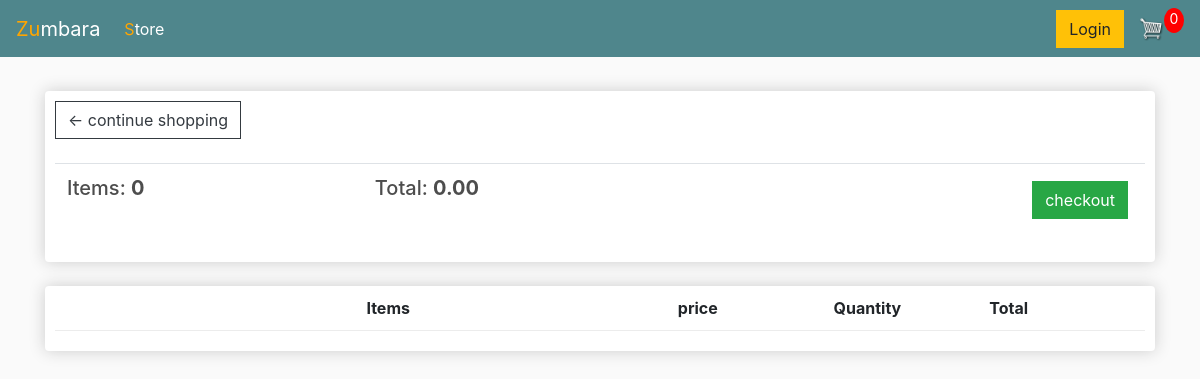
/cart/ (signed in), run on an earlier commit of the app's database.
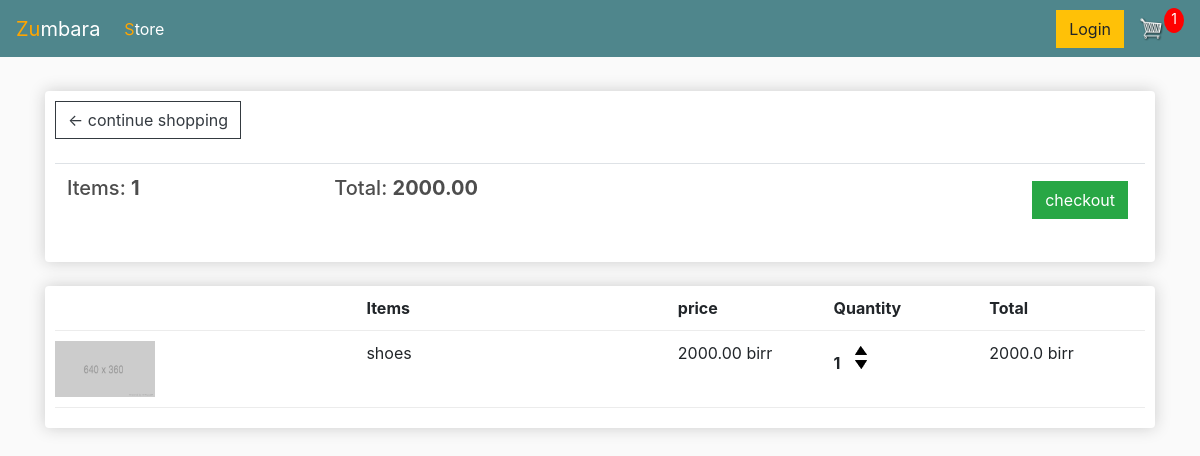
And on a later commit of the database.
### store/models.py (models this page shows, shortened)
class Order(models.Model):
    customer = models.ForeignKey(Customer, on_delete=models.SET_NULL, blank=True, null=True)
    date_ordered = models.DateTimeField(auto_now_add=True)
    complete = models.BooleanField(default=False, null=True, blank=True)
    transaction_id = models.CharField(max_length=100, null=True)
    @property
    def get_cart_total(self):
        orderitems = self.orderitem_set.all()
        total = sum([item.get_total for item in orderitems])
        return total
    @property
    def get_cart_items(self):
        orderitems = self.orderitem_set.all()
        total = sum([item.quantity for item in orderitems])
        return total

class OrderItem(models.Model):
    product = models.ForeignKey(Product, on_delete=models.SET_NULL, blank=True, null=True)
    order = models.ForeignKey(Order, on_delete=models.SET_NULL, null=True, blank=True)
    quantity = models.IntegerField(default=0 , null=True, blank=True)
    date_added = models.DateTimeField(auto_now_add=True)
    @property
    def get_total(self):
        total=self.product.price * self.quantity
        return total

class Product(models.Model):
    name = models.CharField(max_length=100)
    price = models.FloatField()
    digital = models.BooleanField(default=False, null=True, blank=True)

### store/views.py (the view)
# urls.py: path('cart/', views.cart, name="cart"),
def cart(request):
    if request.user.is_authenticated:
        customer = request.user.customer
        order,create = Order.objects.get_or_create(customer=customer, complete=False)
        items = order.orderitem_set.all()
        cartItems = order.get_cart_items
    else:
        items = []
        order = {'get_cart_items': 0, 'get_cart_total': 0, 'shipping':False}
        cartItems =order['get_cart_items']
    context = {'items':items, 'order': order, 'cartItems':cartItems}
    return render(request, 'store/cart.html', context)

### store/templates/store/cart.html (shortened to what this page needs)
{% extends 'store/main.html' %}
{% load static %}
    {% block content %}
    <div class="row">
        <div class="col-lg-12">
            <div class="box-element">
                <a class="btn btn-outline-dark" href="{% url 'store' %}">&#x2190; continue shopping</a>
                <br>
                <br>
                <table class="table">
                    <tr>
                        <th><h5>Items: <strong>{{order.get_cart_items}}</strong></h5></th>
                        <th><h5>Total: <strong>{{order.get_cart_total|floatformat:2}}</strong></h5></th>
                        <th>
                            <a style="float: right; margin: 5px;" class="btn btn-success" href="{% url 'checkout' %}">checkout</a>
                        </th>
                    </tr>
                </table>
            </div>
            <br>
            <div class="box-element">
                <div class="cart-row">
                    <div style="flex: 2;"></div>
                    <div style="flex: 2;"><strong>Items</strong></div>
                    <div style="flex: 1;"><strong>price</strong></div>
                    <div style="flex: 1;"><strong>Quantity</strong></div>
                    <div style="flex: 1;"><strong>Total</strong></div>
                </div>
                {% for item in items %}
                <div class="cart-row">
                    <div style="flex:2"><img class="row-image"  src="{% static 'images/placeholder.png' %}"></div>
                    <div style="flex:2"><p>{{item.product.name}}</p></div>
                    <div style="flex:1"><p>{{item.product.price|floatformat:2}} birr</p></div>
                    <div style="flex:1">
                        <p class="quantity">{{item.quantity}}</p>
                        <div class="quantity">
                            <img class="chg-quantity update-cart" data-product = "{{item.product.id}}" data-action="add"  src="{% static  'images/arrow-up.png' %}">
                            <img class="chg-quantity update-cart" data-product = "{{item.product.id}}" data-action="remove"  src="{% static  'images/arrow-down.png' %}">
                        </div>
                    </div>
                    <div style="flex:1"><p>{{item.get_total}} birr</p></div>
                </div>
                {% endfor %}
            </div>
        </div>
    </div>
    {% endblock content %}

### store/templates/store/main.html (shortened to what this page needs)
{% load static %}
<html>
<head>
	<link rel="stylesheet" href="https://stackpath.bootstrapcdn.com/bootstrap/4.4.1/css/bootstrap.min.css">
	<link rel="stylesheet" type="text/css" href="{% static 'css/main.css' %}">
</head>
<body>
	<nav class="navbar navbar-expand-lg navbar-dark bg-dark">
	  <a class="navbar-brand" href="{% url 'store' %}"><span>zu</span>mbara</a>
	  <div class="collapse navbar-collapse" id="navbarSupportedContent">
	    <ul class="navbar-nav mr-auto">
	      <li class="nav-item active">
	        <a class="nav-link" href="{% url 'store' %}"><span>s</span>tore</a>
	      </li>
	    </ul>
      <div class="form-inline my-2 my-lg-0">
        <a href="#"class="btn btn-warning">Login</a>
        <a href="{% url 'cart' %}">
         <img  id="cart-icon" src="{% static 'images/cart.png' %}">
       </a>
       <p id="cart-total">{{cartItems}}</p>
     </div>
	  </div>
	</nav>
     <div class="container">
            <br>
            {% block content %}
            {% endblock content %}
         </div>
</body>
</html>

### store/Static/css/main.css (style rules this page uses)
:root { --orange:#ffa500; }
body { background-color: hsl(0, 0%, 98%); }
h1,h2,h3,h4,h5,h6 { color:hsl(0, 0%, 30%); }
.box-element { box-shadow:hsl(0, 0%, 80%) 0 0 16px; background-color: #fff; border-radius: 4px; padding: 10px; }
span { color: var(--orange); text-transform: capitalize; }
.bg-dark { background-color: #4f868c!important; }
#cart-icon { width:25px; display: inline-block; margin-left: 15px; }
#cart-total { display: block; text-align: center; color:#fff; background-color: red; width: 20px; height: 25px; border-radius: 50%; font-size: 14px; }
.col-lg-4, .col-lg-6, .col-lg-8, .col-lg-12 { margin-top: 10px; }
.btn { border-radius: 0; }
.row-image { width: 100px; }
.cart-row { display: flex; align-items: flex-stretch; padding-bottom: 10px; margin-bottom: 10px; border-bottom: 1px solid #ececec; }
.quantity { display: inline-block; font-weight: 700; padding-right:10px; }
.chg-quantity { width: 12px; cursor: pointer; display: block; margin-top: 5px; transition:.1s; }

What changed in the data, as far as the page shows it:
computed for Order: get_cart_items "0" → "1"; get_cart_total "0.00" → "2000.00"
added OrderItem: product.name "shoes", product.price "2000.00", quantity "1", get_total "2000.0"
Also different on the page:
{{ cartItems }}: "0" → "1"
